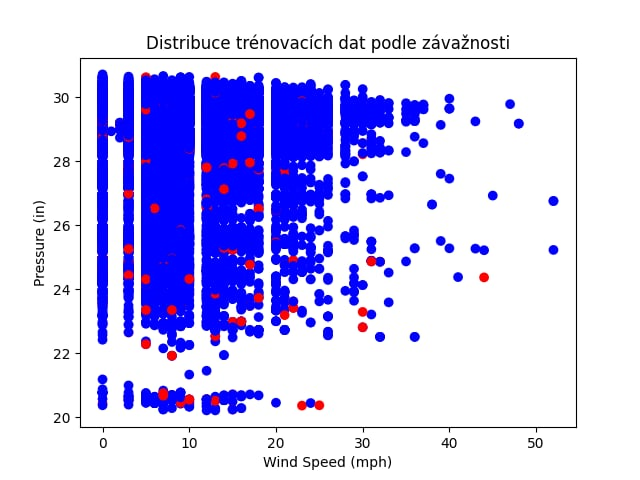

Write the Python code that produced this figure.
import pandas as pd
from sklearn.model_selection import train_test_split
from sklearn.neighbors import KNeighborsClassifier
from sklearn.metrics import classification_report, confusion_matrix
import matplotlib.pyplot as plt

# 1. Načíst data
df = pd.read_csv('newdataset_clean.csv', delimiter=';')
df.columns = df.columns.str.strip()

# 2. Odstranit chybějící hodnoty v rychlosti větru, tlaku a závažnosti
df = df[df['Wind_Speed(mph)'].notnull()]
df = df[df['Pressure(in)'].notnull()]
df = df[df['Severity'].notnull()]

# 3. Filtrovat pouze Severity == 2 nebo Severity == 4
df = df[df['Severity'].isin([2, 4])]

# 4. Převést Severity na dvě kategorie
def severity_label(sev):
    if sev == 2:
        return 'Nízká'
    elif sev == 4:
        return 'Vysoká'

df['Severity_Level'] = df['Severity'].apply(severity_label)

# 5. Převést sloupce na číselné (pokud jsou string s čárkou)
df['Wind_Speed(mph)'] = df['Wind_Speed(mph)'].astype(str).str.replace(',', '.').astype(float)
df['Pressure(in)'] = df['Pressure(in)'].astype(str).str.replace(',', '.').astype(float)

# 6. Příprava dat (vstupy: rychlost větru + tlak)
X = df[['Wind_Speed(mph)', 'Pressure(in)']]
y = df['Severity_Level']

# 7. Rozdělení na trénovací a testovací sadu
X_train, X_test, y_train, y_test = train_test_split(X, y, test_size=0.3, random_state=42)

# 8. Vytvoření a trénink K-NN modelu
knn = KNeighborsClassifier(n_neighbors=5)
knn.fit(X_train, y_train)

# 9. Predikce
y_pred = knn.predict(X_test)

# 10. Vyhodnocení
cm = confusion_matrix(y_test, y_pred)
cr = classification_report(y_test, y_pred)

# Vytisknout do konzole
print(cm)
print(cr)

# Uložit výstup do souboru
with open('K-NN-question9-output.txt', 'w', encoding='utf-8') as f:
    f.write('=== Confusion Matrix ===\n')
    f.write(str(cm))
    f.write('\n\n=== Classification Report ===\n')
    f.write(cr)

print("Výstup byl uložen do K-NN-question9-output.txt")

# 11. Vizualizace vstupních dat (scatter plot)
plt.scatter(X_train['Wind_Speed(mph)'], X_train['Pressure(in)'],
            c=y_train.map({'Nízká': 'blue', 'Vysoká': 'red'}))
plt.xlabel('Wind Speed (mph)')
plt.ylabel('Pressure (in)')
plt.title('Distribuce trénovacích dat podle závažnosti')
plt.savefig('K-NN-question9-scatter.png')
plt.close()
